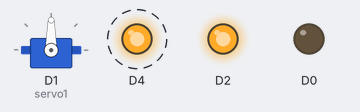
Bench run of a sketch on a simulated ESP8266 (NodeMCU). Shown: servo, output pins drawn as LEDs (lit = HIGH). Dashed ring = blinking. Uploads are accepted with an empty reply; what the sketch prints to the serial monitor is not drawn.

Above: at 4.1 s.
Timing chart, 0 to 8.3 s (numbered marks = the images above):
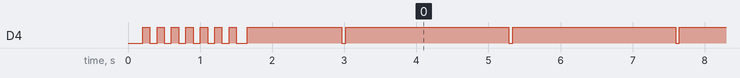

Measured:
- by itself, D4: goes 6 × (LOW 0.10 s, HIGH 0.10 s), LOW 0.15 s, HIGH 1.3 s, 54 × (LOW 0.05 s, HIGH 2.3 s), LOW 0.05 s, then HIGH

The sketch:

r2_cajamusica.ino
```cpp
#include <Arcana.h>
#include <Servo.h>

Servo servo1;
//Servo servo2;
int counter = 0;
Arcana arcana("cajamusica", true, true);

//const int pCerrado = 10;
//const int pAbierto = 170;

bool isReset = false;
bool isMusic = false;
bool isOpen = false;

void setup() {

  servo1.attach(D1);
//  servo2.attach(D2);
  pinMode(D0, OUTPUT);
  pinMode(D2, OUTPUT);
  reset();

  Serial.begin(115200);
  arcana.init();
  delay(50);
}
void loop() {
  if (counter == 0) {
    arcana.conectar();
    counter = 50 ;
  }
  counter--;
  //    ///////////////////////////////
  if (arcana.respuesta.substring(1, 4).equals("off") && !isOpen) {
    reset();
  }
  if (arcana.respuesta.substring(1, 3).equals("on") && isOpen) {
    closeBox();
    isMusic = false;
  }

  if (arcana.respuesta.charAt(15) == '1') {
    if (isMusic) {
      openBox();
    } else {
      openBoxMusic();
    }
    isReset = false;
  } else if (arcana.respuesta.charAt(15) == '0') {
    closeBox();
  }

  String estado = "caja=" + (isOpen ? String("abierta") : String("cerrada"));
  estado += "&musica=" + (isMusic ? String("lista") : String("pendiente"));
  arcana.estado(estado);
  ///////////////////////////////
  delay(20);
}

void reset() {
  servo1.write(90);
  openBox();
  isMusic = false;
  isReset = true;
}

void openBoxMusic() {
  Serial.println("Abriendo caja");
  isMusic = true;
  isOpen = true;
  servo1.write(40);
  delay(12000);
//  servo2.write(pAbierto);
  servo1.write(90);
  digitalWrite(D0, LOW);
  digitalWrite(D2, HIGH);
}

void openBox() {
//  servo2.write(pAbierto);
  digitalWrite(D0, LOW);
  digitalWrite(D2, HIGH);
  isOpen = true;
}


void closeBox() {
  Serial.println("Cerrando caja");
//  servo2.write(pCerrado);
  digitalWrite(D0, HIGH);
  digitalWrite(D2, LOW);
  isOpen = false;
}
```
